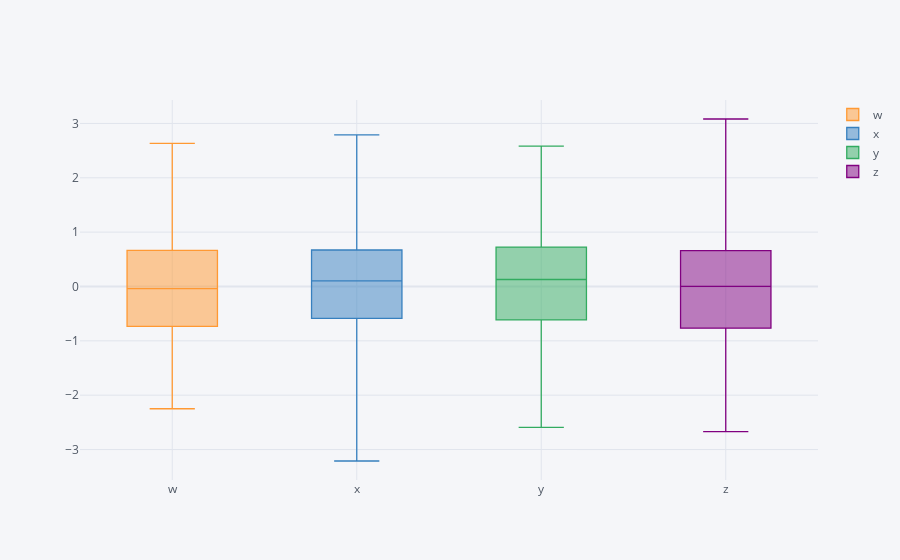

Here is the notebook cell this chart was saved with:
### Code cell
df.iplot(kind='box')

### Figure 1 — Plotly figure (JSON) as saved in the notebook; plotly's stock layout.template omitted (floating-point values rounded to 4 significant figures; data arrays with more than 128 entries replaced by an {"elided": "..."} marker saying what was removed)
{"data": [{"boxpoints": false, "line": {"width": 1.3}, "marker": {"color": "rgba(255, 153, 51, 1.0)"}, "name": "w", "orientation": "v", "type": "box", "y": {"elided": "200 float values"}}, {"boxpoints": false, "line": {"width": 1.3}, "marker": {"color": "rgba(55, 128, 191, 1.0)"}, "name": "x", "orientation": "v", "type": "box", "y": {"elided": "200 float values"}}, {"boxpoints": false, "line": {"width": 1.3}, "marker": {"color": "rgba(50, 171, 96, 1.0)"}, "name": "y", "orientation": "v", "type": "box", "y": {"elided": "200 float values"}}, {"boxpoints": false, "line": {"width": 1.3}, "marker": {"color": "rgba(128, 0, 128, 1.0)"}, "name": "z", "orientation": "v", "type": "box", "y": {"elided": "200 float values"}}], "layout": {"legend": {"bgcolor": "#F5F6F9", "font": {"color": "#4D5663"}}, "paper_bgcolor": "#F5F6F9", "plot_bgcolor": "#F5F6F9", "title": {"font": {"color": "#4D5663"}}, "xaxis": {"gridcolor": "#E1E5ED", "showgrid": true, "tickfont": {"color": "#4D5663"}, "title": {"font": {"color": "#4D5663"}, "text": ""}, "zerolinecolor": "#E1E5ED"}, "yaxis": {"gridcolor": "#E1E5ED", "showgrid": true, "tickfont": {"color": "#4D5663"}, "title": {"font": {"color": "#4D5663"}, "text": ""}, "zerolinecolor": "#E1E5ED"}}}
